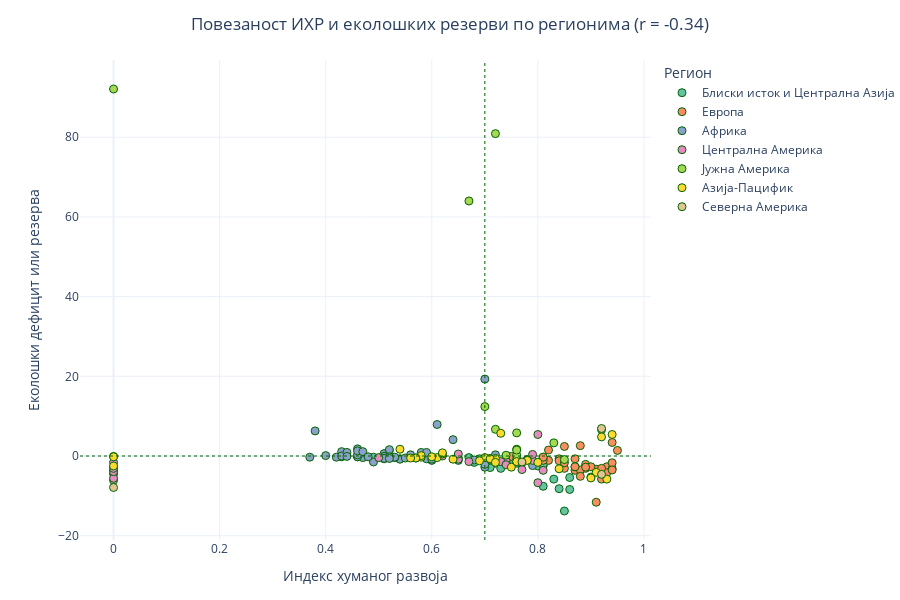

Notebook code cell kept with this figure:
### Markdown cell above
Сада ћемо употребити дијаграм распршења на коме су државе приказане кружићима у дводимензионалном простору варијабли *HDI* и *Ecological Deficit or Reserve*. Кружићи су обојени у складу са регионом којем припадају, што је приказано у легенди. Да бисте видели називе држава пређите показивачем миша преко кружића.

### Code cell
# Узимамо корелацију из ћелије [0,1] корелационе матрице да бисмо је исписали у називу графикона 
kor = korMat.iloc[0,1].round(2)

# Исцртавамо скатер дијаграм користећи дискретну палету боја px.colors.qualitative.Set2 
graf = px.scatter(otisakSkater, x='HDI', y='Ecological Deficit or Reserve', template='plotly_white',
                  width=900, height=600, hover_data=['Country'], color='Region', color_discrete_sequence=px.colors.qualitative.Set2
                 )

# Мало уређујемо изглед маркера
graf.update_traces(marker=dict(size=8, line=dict(width=1, color='darkgreen')), selector=dict(mode='markers'))

# Смањујемо маргине и подешавамо наслове графиконa и легенде 
graf.update_layout(margin=dict(l=80, r=0, t=60, b=60), 
                   xaxis_title='Индекс хуманог развоја', yaxis_title='Еколошки дефицит или резерва',
                   legend=dict(title='Регион', y=1, x=1.02, bgcolor='rgba(0,0,0,0)'),
                   title=dict(text='Повезаност ИХР и еколошких резерви по регионима (r = ' + str(kor) + ')'), 
                   title_xanchor='center', title_x=0.5
                  )

# Гранична линија за баланс отиска и биокапацитета (0)
graf.add_hline(y=0, line_width=1, line_dash='dot', line_color='darkgreen')
# Гранична линија за висок индекс хуманог развоја (0)
graf.add_vline(x=0.7, line_width=1, line_dash='dot', line_color='darkgreen')

graf.show()

del otisakSkater

### Figure 1 — Plotly figure (JSON) as saved in the notebook; plotly's stock layout.template omitted (floating-point values rounded to 4 significant figures)
{"data": [{"customdata": [["Afghanistan"], ["Armenia"], ["Azerbaijan"], ["Bahrain"], ["Georgia"], ["Iran, Islamic Republic of"], ["Iraq"], ["Israel"], ["Jordan"], ["Kazakhstan"], ["Kuwait"], ["Kyrgyzstan"], ["Lebanon"], ["Oman"], ["Qatar"], ["Saudi Arabia"], ["State of Palestine"], ["Syrian Arab Republic"], ["Tajikistan"], ["Turkey"], ["Turkmenistan"], ["United Arab Emirates"], ["Uzbekistan"], ["Yemen"]], "hovertemplate": "Region=Блиски исток и Централна Азија<br>HDI=%{x}<br>Ecological Deficit or Reserve=%{y}<br>Country=%{customdata[0]}<extra></extra>", "legendgroup": "Блиски исток и Централна Азија", "marker": {"color": "rgb(102,194,165)", "line": {"color": "darkgreen", "width": 1}, "size": 8, "symbol": "circle"}, "mode": "markers", "name": "Блиски исток и Централна Азија", "orientation": "v", "showlegend": true, "type": "scatter", "x": [0.49, 0.76, 0.75, 0.84, 0.78, 0.8, 0.68, 0.9, 0.72, 0.81, 0.81, 0.67, 0.73, 0.83, 0.85, 0.86, 0.69, 0.54, 0.65, 0.81, 0.71, 0.86, 0.71, 0.46], "xaxis": "x", "y": [-0.3, -1.2, -1.2, -8.2, -0.9, -2.5, -1.6, -5.3, -1.8, -2.4, -7.6, -0.4, -3.1, -5.8, -13.8, -5.4, -0.7, -0.7, -0.5, -2.1, -2.9, -8.4, -1.1, -0.2], "yaxis": "y"}, {"customdata": [["Albania"], ["Austria"], ["Belarus"], ["Belgium"], ["Bosnia and Herzegovina"], ["Bulgaria"], ["Croatia"], ["Cyprus"], ["Czech Republic"], ["Denmark"], ["Estonia"], ["Finland"], ["France"], ["Germany"], ["Greece"], ["Hungary"], ["Ireland"], ["Italy"], ["Latvia"], ["Lithuania"], ["Luxembourg"], ["Malta"], ["Montenegro"], ["Netherlands"], ["Norway"], ["Poland"], ["Portugal"], ["Republic of Moldova"], ["Republic of North Macedonia"], ["Romania"], ["Russian Federation"], ["Serbia"], ["Slovakia"], ["Slovenia"], ["Spain"], ["Sweden"], ["Switzerland"], ["Ukraine"], ["United Kingdom"]], "hovertemplate": "Region=Европа<br>HDI=%{x}<br>Ecological Deficit or Reserve=%{y}<br>Country=%{customdata[0]}<extra></extra>", "legendgroup": "Европа", "marker": {"color": "rgb(252,141,98)", "line": {"color": "darkgreen", "width": 1}, "size": 8, "symbol": "circle"}, "mode": "markers", "name": "Европа", "orientation": "v", "showlegend": true, "type": "scatter", "x": [0.79, 0.91, 0.82, 0.92, 0.77, 0.81, 0.84, 0.87, 0.89, 0.93, 0.88, 0.92, 0.89, 0.94, 0.87, 0.84, 0.94, 0.88, 0.85, 0.87, 0.91, 0.88, 0.81, 0.93, 0.95, 0.87, 0.85, 0.71, 0.76, 0.81, 0.82, 0.79, 0.85, 0.9, 0.89, 0.94, 0.94, 0.75, 0.92], "xaxis": "x", "y": [-1.1, -3.3, -1.1, -5.8, -1.7, -0.3, -0.7, -3.6, -3.1, -2.7, 2.6, 6.6, -2.1, -3.2, -2.7, -1.2, -1.7, -3.5, 2.4, -0.7, -11.6, -5.1, -1.1, -4.2, 1.4, -2.7, -3.1, -0.6, -1.6, -0.3, 1.5, -1.4, -1.7, -2.7, -2.8, 3.4, -3.5, -0.1, -3.1], "yaxis": "y"}, {"customdata": [["Algeria"], ["Angola"], ["Benin"], ["Botswana"], ["Burkina Faso"], ["Burundi"], ["Cabo Verde"], ["Cameroon"], ["Central African Republic"], ["Chad"], ["Comoros"], ["Congo"], ["Congo, Democratic Republic of"], ["Côte d'Ivoire"], ["Djibouti"], ["Egypt"], ["Equatorial Guinea"], ["Eritrea"], ["Eswatini"], ["Ethiopia"], ["Gabon"], ["Gambia"], ["Ghana"], ["Guinea"], ["Guinea-Bissau"], ["Kenya"], ["Lesotho"], ["Liberia"], ["Libyan Arab Jamahiriya"], ["Madagascar"], ["Malawi"], ["Mali"], ["Mauritania"], ["Mauritius"], ["Morocco"], ["Mozambique"], ["Namibia"], ["Niger"], ["Nigeria"], ["Rwanda"], ["Réunion"], ["Sao Tome and Principe"], ["Senegal"], ["Sierra Leone"], ["Somalia"], ["South Africa"], ["Sudan"], ["Tanzania, United Republic of"], ["Togo"], ["Tunisia"], ["Uganda"], ["Zambia"], ["Zimbabwe"]], "hovertemplate": "Region=Африка<br>HDI=%{x}<br>Ecological Deficit or Reserve=%{y}<br>Country=%{customdata[0]}<extra></extra>", "legendgroup": "Африка", "marker": {"color": "rgb(141,160,203)", "line": {"color": "darkgreen", "width": 1}, "size": 8, "symbol": "circle"}, "mode": "markers", "name": "Африка", "orientation": "v", "showlegend": true, "type": "scatter", "x": [0.76, 0.58, 0.52, 0.72, 0.43, 0.42, 0.65, 0.56, 0.38, 0.4, 0.54, 0.61, 0.46, 0.51, 0.49, 0.7, 0.59, 0.43, 0.6, 0.47, 0.7, 0.46, 0.59, 0.46, 0.46, 0.57, 0.51, 0.47, 0.7, 0.52, 0.48, 0.43, 0.52, 0.79, 0.68, 0.44, 0.64, 0.37, 0.53, 0.53, 0, 0.6, 0.51, 0.44, 0, 0.7, 0.51, 0.52, 0.51, 0.74, 0.52, 0.59, 0.55], "xaxis": "x", "y": [-1.8, 0.9, -0.5, 0.3, -0.2, -0.3, -1.1, 0.3, 6.3, 0.1, -0.8, 7.9, 1.8, 0.6, -1.5, -1.4, 0.7, 1.1, -1.1, -0.4, 19.3, -0.2, -0.7, 0.3, 1.3, -0.5, -0.7, 1.1, -2.8, 1.4, -0.2, 0, 1.6, -2.4, -1, 0.9, 4.1, -0.3, -0.4, -0.3, -4.5, -0.8, -0.2, -0.1, -0.1, -2.1, -0.1, -0.2, -0.6, -1.5, -0.6, 0.9, -0.5], "yaxis": "y"}, {"customdata": [["Antigua and Barbuda"], ["Aruba"], ["Bahamas"], ["Barbados"], ["British Virgin Islands"], ["Cayman Islands"], ["Costa Rica"], ["Cuba"], ["Dominica"], ["Dominican Republic"], ["El Salvador"], ["Grenada"], ["Guadeloupe"], ["Guatemala"], ["Haiti"], ["Honduras"], ["Jamaica"], ["Martinique"], ["Montserrat"], ["Nicaragua"], ["Panama"], ["Saint Lucia"], ["Trinidad and Tobago"]], "hovertemplate": "Region=Централна Америка<br>HDI=%{x}<br>Ecological Deficit or Reserve=%{y}<br>Country=%{customdata[0]}<extra></extra>", "legendgroup": "Централна Америка", "marker": {"color": "rgb(231,138,195)", "line": {"color": "darkgreen", "width": 1}, "size": 8, "symbol": "circle"}, "mode": "markers", "name": "Централна Америка", "orientation": "v", "showlegend": true, "type": "scatter", "x": [0.77, 0, 0.8, 0.81, 0, 0, 0.79, 0.78, 0.72, 0.74, 0.67, 0.76, 0, 0.65, 0.5, 0.62, 0.73, 0, 0, 0.65, 0.79, 0.74, 0.8], "xaxis": "x", "y": [-3.4, -6.1, 5.4, -3.6, -1.6, -5.6, -1.1, -1, -1.3, -1.2, -1.4, -0.8, -3.6, -0.8, -0.4, 0, -1.4, -3.9, -3.1, 0.5, 0.4, -2.2, -6.7], "yaxis": "y"}, {"customdata": [["Argentina"], ["Bolivia"], ["Brazil"], ["Chile"], ["Colombia"], ["Ecuador"], ["French Guiana"], ["Guyana"], ["Paraguay"], ["Peru"], ["Suriname"], ["Venezuela, Bolivarian Republic of"]], "hovertemplate": "Region=Јужна Америка<br>HDI=%{x}<br>Ecological Deficit or Reserve=%{y}<br>Country=%{customdata[0]}<extra></extra>", "legendgroup": "Јужна Америка", "marker": {"color": "rgb(166,216,84)", "line": {"color": "darkgreen", "width": 1}, "size": 8, "symbol": "circle"}, "mode": "markers", "name": "Јужна Америка", "orientation": "v", "showlegend": true, "type": "scatter", "x": [0.83, 0.7, 0.76, 0.85, 0.76, 0.76, 0, 0.67, 0.72, 0.76, 0.72, 0.74], "xaxis": "x", "y": [3.3, 12.4, 5.8, -0.9, 1.7, 0.2, 92.1, 64, 6.7, 1.5, 80.9, 0.2], "yaxis": "y"}, {"customdata": [["Australia"], ["Bangladesh"], ["Bhutan"], ["Brunei Darussalam"], ["Cambodia"], ["China"], ["Fiji"], ["French Polynesia"], ["India"], ["Indonesia"], ["Japan"], ["Korea, Democratic People's Republic of"], ["Korea, Republic of"], ["Lao People's Democratic Republic"], ["Malaysia"], ["Mongolia"], ["Myanmar"], ["Nepal"], ["New Zealand"], ["Pakistan"], ["Papua New Guinea"], ["Philippines"], ["Samoa"], ["Singapore"], ["Sri Lanka"], ["Thailand"], ["Timor-Leste"], ["Tonga"], ["Viet Nam"]], "hovertemplate": "Region=Азија-Пацифик<br>HDI=%{x}<br>Ecological Deficit or Reserve=%{y}<br>Country=%{customdata[0]}<extra></extra>", "legendgroup": "Азија-Пацифик", "marker": {"color": "rgb(255,217,47)", "line": {"color": "darkgreen", "width": 1}, "size": 8, "symbol": "circle"}, "mode": "markers", "name": "Азија-Пацифик", "orientation": "v", "showlegend": true, "type": "scatter", "x": [0.94, 0.61, 0.62, 0.84, 0.58, 0.75, 0.72, 0, 0.64, 0.7, 0.91, 0, 0.9, 0.6, 0.8, 0.73, 0.58, 0.57, 0.92, 0.56, 0.54, 0.71, 0.71, 0.93, 0.78, 0.76, 0.62, 0.72, 0.69], "xaxis": "x", "y": [5.4, -0.4, 0.5, -3.2, -0.3, -2.8, -0.6, -2.5, -0.8, -0.4, -4.1, -0.2, -5.5, -0.2, -1.6, 5.7, 0.1, -0.5, 4.8, -0.5, 1.7, -0.8, -0.7, -5.8, -1.1, -1.4, 0.8, -1.6, -1.2], "yaxis": "y"}, {"customdata": [["Bermuda"], ["Canada"], ["Mexico"], ["United States of America"]], "hovertemplate": "Region=Северна Америка<br>HDI=%{x}<br>Ecological Deficit or Reserve=%{y}<br>Country=%{customdata[0]}<extra></extra>", "legendgroup": "Северна Америка", "marker": {"color": "rgb(229,196,148)", "line": {"color": "darkgreen", "width": 1}, "size": 8, "symbol": "circle"}, "mode": "markers", "name": "Северна Америка", "orientation": "v", "showlegend": true, "type": "scatter", "x": [0, 0.92, 0.77, 0.92], "xaxis": "x", "y": [-7.9, 6.9, -1.5, -4.6], "yaxis": "y"}], "layout": {"height": 600, "legend": {"bgcolor": "rgba(0,0,0,0)", "title": {"text": "Регион"}, "tracegroupgap": 0, "x": 1.02, "y": 1}, "margin": {"b": 60, "l": 80, "r": 0, "t": 60}, "shapes": [{"line": {"color": "darkgreen", "dash": "dot", "width": 1}, "type": "line", "x0": 0, "x1": 1, "xref": "x domain", "y0": 0, "y1": 0, "yref": "y"}, {"line": {"color": "darkgreen", "dash": "dot", "width": 1}, "type": "line", "x0": 0.7, "x1": 0.7, "xref": "x", "y0": 0, "y1": 1, "yref": "y domain"}], "title": {"text": "Повезаност ИХР и еколошких резерви по регионима (r = -0.34)", "x": 0.5, "xanchor": "center"}, "width": 900, "xaxis": {"anchor": "y", "domain": [0, 1], "title": {"text": "Индекс хуманог развоја"}}, "yaxis": {"anchor": "x", "domain": [0, 1], "title": {"text": "Еколошки дефицит или резерва"}}}}
